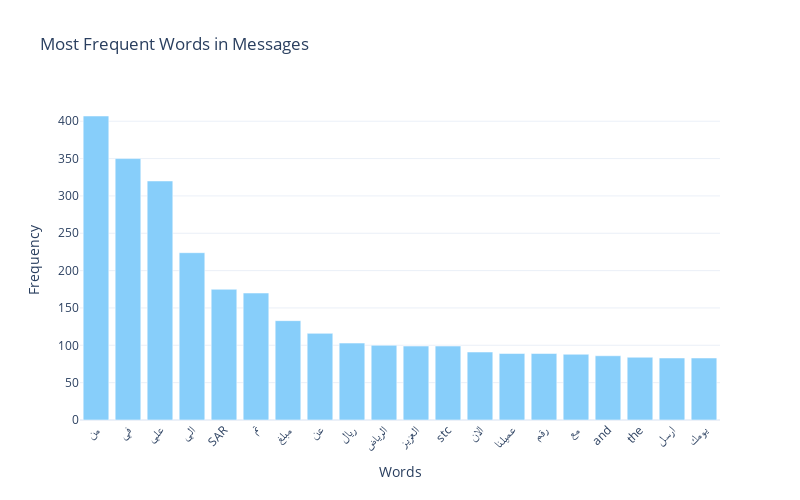

The notebook cell this image was saved under:
### Markdown cell above
4. **Visualize Word Frequencies**

Use Plotly to create a bar chart for the most frequent words.

### Code cell
import plotly.graph_objects as go

# Assuming `most_common_words` is a list of tuples (word, count)
words, counts = zip(*most_common_words)  # Extract words and their counts

# Create a bar chart using Plotly
fig = go.Figure(data=[
    go.Bar(x=words, y=counts, marker_color='lightskyblue')
])

# Customize layout
fig.update_layout(
    title='Most Frequent Words in Messages',
    xaxis_title='Words',
    yaxis_title='Frequency',
    template='plotly_white',
    xaxis=dict(tickangle=-45),  # Rotate x-axis labels
    height=500,
    width=800
)

# Display the figure
fig.show()

### Figure 1 — Plotly figure (JSON) as saved in the notebook; plotly's stock layout.template omitted (floating-point values rounded to 4 significant figures)
{"data": [{"marker": {"color": "lightskyblue"}, "type": "bar", "x": ["من", "في", "علي", "الي", "SAR", "تم", "مبلغ", "عن", "ريال", "الرياض", "العزيز", "stc", "الان", "عميلنا", "رقم", "مع", "and", "the", "ارسل", "يومك"], "y": [407, 350, 320, 224, 175, 170, 133, 116, 103, 100, 99, 99, 91, 89, 89, 88, 86, 84, 83, 83]}], "layout": {"height": 500, "title": {"text": "Most Frequent Words in Messages"}, "width": 800, "xaxis": {"tickangle": -45, "title": {"text": "Words"}}, "yaxis": {"title": {"text": "Frequency"}}}}
